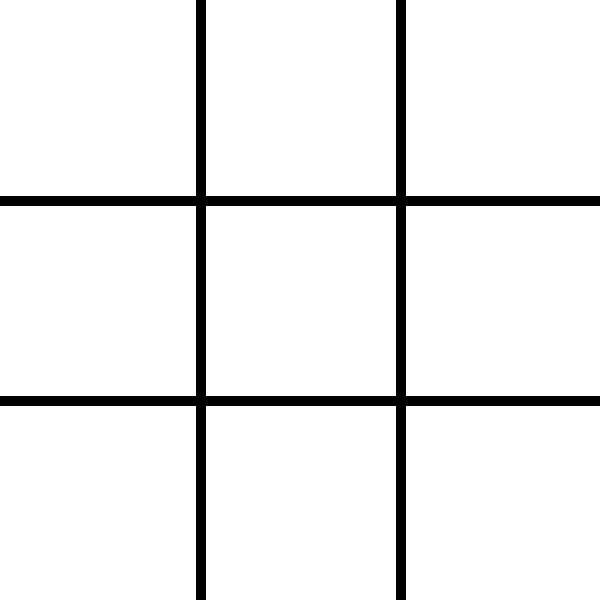

Python code for this plot:
from PIL import Image, ImageDraw

def criar_tabuleiro():
    tamanho = 600
    espessura_linha = 10
    cor_fundo = "white"
    cor_linhas = "black"

    img = Image.new("RGB", (tamanho, tamanho), cor_fundo)
    draw = ImageDraw.Draw(img)

    # Linhas horizontais
    draw.line([(0, 200), (600, 200)], fill=cor_linhas, width=espessura_linha)
    draw.line([(0, 400), (600, 400)], fill=cor_linhas, width=espessura_linha)

    # Linhas verticais
    draw.line([(200, 0), (200, 600)], fill=cor_linhas, width=espessura_linha)
    draw.line([(400, 0), (400, 600)], fill=cor_linhas, width=espessura_linha)

    img.save("tabuleiro.png")
    print("Tabuleiro salvo como 'tabuleiro.png'.")

criar_tabuleiro()
